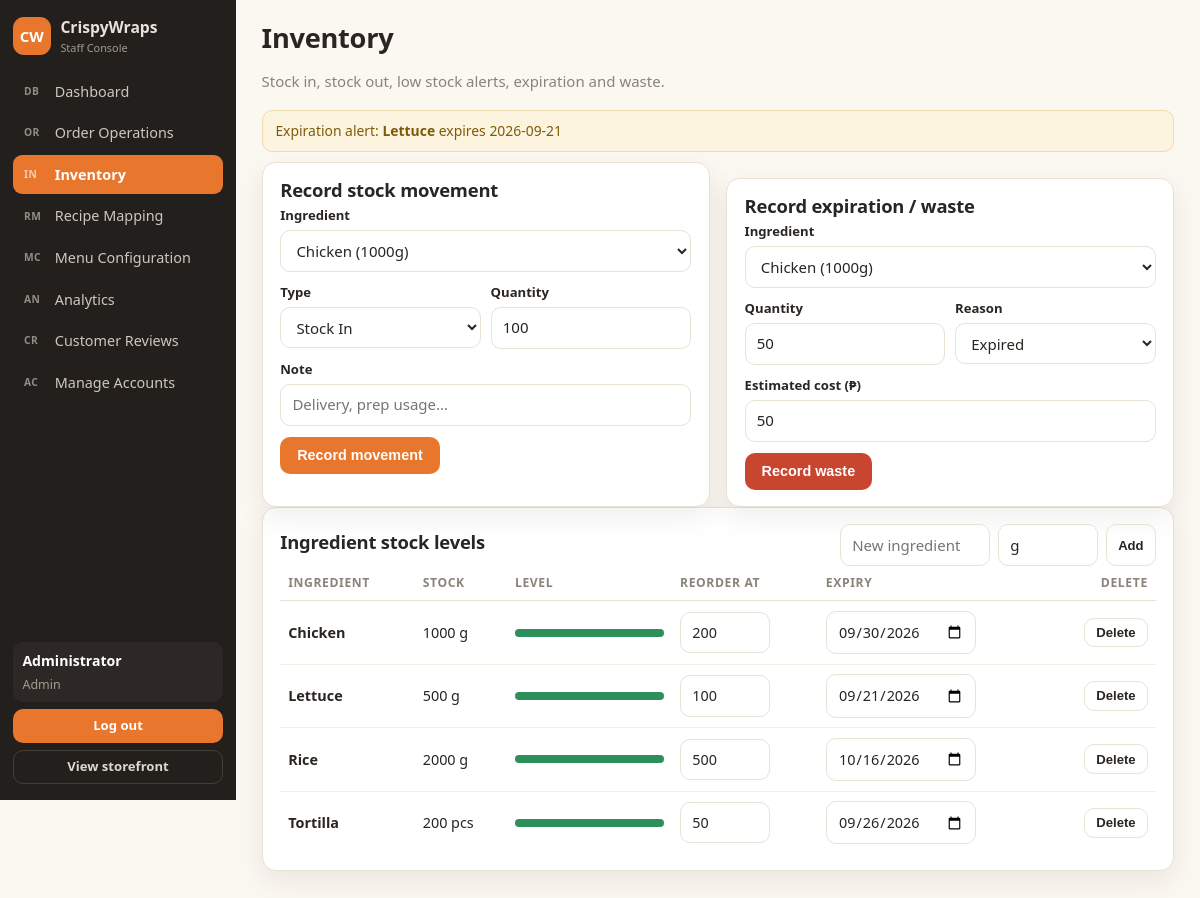
Page /staff/inventory.php (signed in) on the committed database.
### tables this page shows
CREATE TABLE IF NOT EXISTS `ingredients` (
  `id` int(11) NOT NULL AUTO_INCREMENT,
  `name` varchar(150) NOT NULL,
  `unit` varchar(20) NOT NULL DEFAULT 'g',
  `stock` int(11) NOT NULL DEFAULT 0,
  `reorder` int(11) NOT NULL DEFAULT 100,
  `expiry` date DEFAULT NULL,
  PRIMARY KEY (`id`),
  KEY `idx_ingredients_name` (`name`)
);

### staff/inventory.php (the view, shortened to what this page needs)
<?php
include '../config/db.php';
$ingredients = $pdo->query("SELECT * FROM ingredients ORDER BY name ASC")->fetchAll();
?>
<!doctype html>
<html lang="en">
<head>
<link rel="stylesheet" href="../css/styles.css" />
</head>
<body>
<div class="staff-layout">
  <?php include '../includes/staff-sidebar.php'; ?>
  <main class="staff-main">
    <div class="page-head"><h1>Inventory</h1><p class="muted">Stock in, stock out, low stock alerts, expiration and waste.</p></div>
    <div id="alerts">
      <?php
      foreach ($ingredients as $i) {
          if ($i['expiry'] && strtotime($i['expiry']) <= strtotime('+5 days')) {
              echo "<div class='alert warn'>Expiration alert: <strong>" . htmlspecialchars($i['name'])
                  . "</strong> expires " . htmlspecialchars($i['expiry']) . "</div>";
          }
      }
      ?>
    </div>
    <div class="grid g2">
      <div class="card">
        <h2>Record stock movement</h2>
        <form method="POST">
          <div class="field"><label>Ingredient</label>
            <select name="ingredient_id">
              <?php foreach ($ingredients as $i): ?>
                <option value="<?= (int)$i['id'] ?>">
                  <?= htmlspecialchars($i['name']) ?> (<?= (int)$i['stock'] ?><?= htmlspecialchars($i['unit']) ?>)
                </option>
              <?php endforeach; ?>
            </select>
          </div>
          <div class="row">
            <div class="field grow"><label>Type</label>
              <select name="type">
                <option value="IN">Stock In</option>
              </select>
            </div>
            <div class="field grow"><label>Quantity</label>
              <input name="qty" type="number" min="1" value="100" required />
            </div>
          </div>
          <div class="field"><label>Note</label><input name="note" placeholder="Delivery, prep usage…" /></div>
          <button type="submit" class="btn">Record movement</button>
        </form>
      </div>
      <div class="card">
        <h2>Record expiration / waste</h2>
        <form method="POST">
          <div class="field"><label>Ingredient</label>
            <select name="ingredient_id">
              <?php foreach ($ingredients as $i): ?>
                <option value="<?= (int)$i['id'] ?>">
                  <?= htmlspecialchars($i['name']) ?> (<?= (int)$i['stock'] ?><?= htmlspecialchars($i['unit']) ?>)
                </option>
              <?php endforeach; ?>
            </select>
          </div>
          <div class="row">
            <div class="field grow"><label>Quantity</label><input name="qty" type="number" min="1" value="50" required /></div>
            <div class="field grow"><label>Reason</label>
              <select name="reason">
                <option>Expired</option><option>Spoiled</option>
              </select>
            </div>
          </div>
          <div class="field"><label>Estimated cost (₱)</label>
            <input name="cost" type="number" min="0" value="50" step="0.01" />
          </div>
          <button type="submit" class="btn danger">Record waste</button>
        </form>
      </div>
    </div>
    <div class="card">
      <div class="spread"><h2>Ingredient stock levels</h2>
        <form method="POST" style="margin:0; display:flex; gap:.5rem;">
          <input name="name" placeholder="New ingredient" required style="width:150px">
          <input name="unit" placeholder="Unit (g, pcs)" value="g" required style="width:100px">
          <button type="submit" class="btn ghost sm">Add</button>
        </form>
      </div>
      <div class="table-wrap">
        <table>
          <thead>
            <tr><th>Ingredient</th><th>Stock</th><th>Level</th><th>Reorder at</th><th>Expiry</th><th class="right">Delete</th></tr>
          </thead>
          <tbody>
            <?php foreach ($ingredients as $i):
              $pct = min(100, round(($i['stock'] / max(1, $i['reorder'] * 2)) * 100));
              $low = $i['stock'] <= $i['reorder'];
              $bg  = $low ? '#c8452f' : '#2f8f5b';
            ?>
            <tr>
              <td><strong><?= htmlspecialchars($i['name']) ?></strong></td>
              <td>
                <?= (int)$i['stock'] ?> <?= htmlspecialchars($i['unit']) ?>
              </td>
              <td style="min-width:120px">
                <div class="bar"><i style="width:<?= $pct ?>%;background:<?= $bg ?>"></i></div>
              </td>
              <td>
                <form method="POST" style="margin:0">
                  <input name="reorder" type="number" value="<?= (int)$i['reorder'] ?>"
                         onchange="this.form.submit()" style="width:90px" />
                </form>
              </td>
              <td>
                <form method="POST" style="margin:0">
                  <input name="expiry" type="date" value="<?= htmlspecialchars($i['expiry']) ?>"
                         onchange="this.form.submit()" style="width:150px" />
                </form>
              </td>
              <td class="right">
                <form method="POST" style="margin:0" onsubmit="return confirm('Delete this ingredient?');">
                  <button type="submit" class="btn ghost sm">Delete</button>
                </form>
              </td>
            </tr>
            <?php endforeach; ?>
          </tbody>
        </table>
      </div>
    </div>
  </main>
</div>
</body>
</html>

### css/styles.css (style rules this page uses)
:root { --bg: #fbf7f1; --surface: #ffffff; --ink: #2a2521; --muted: #8a8378; --line: #e9e1d6; --brand: #e8762c; --brand-dark: #c25c19; --char: #221f1c; --green: #2f8f5b; --red: #c8452f; --amber: #d99a11; --radius: 14px; --shadow: 0 10px 28px rgba(50, 38, 26, 0.08); }
* { box-sizing: border-box; }
html, body { margin: 0; padding: 0; }
body { font-family: "Segoe UI", system-ui, -apple-system, Roboto, Arial, sans-serif; background: var(--bg); color: var(--ink); font-size: 15px; line-height: 1.5; }
h1, h2, h3 { margin: 0 0 .35rem; line-height: 1.2; letter-spacing: -.01em; }
h1 { font-size: 1.7rem; }
h2 { font-size: 1.15rem; }
.muted { color: var(--muted); }
.right { text-align: right; }
.row { display: flex; gap: .6rem; align-items: center; flex-wrap: wrap; }
.spread { display: flex; justify-content: space-between; align-items: center; gap: 1rem; flex-wrap: wrap; }
.grow { flex: 1; }
.btn { display: inline-flex; align-items: center; gap: .4rem; background: var(--brand); color: #fff; border: 1px solid transparent; padding: .6rem 1rem; border-radius: 10px; font-weight: 600; font-size: .9rem; cursor: pointer; transition: .15s; }
.btn.sm { padding: .4rem .7rem; font-size: .82rem; }
.btn.ghost { background: transparent; color: var(--ink); border-color: var(--line); }
.btn.danger { background: var(--red); }
input, select, textarea { font: inherit; padding: .55rem .7rem; border: 1px solid var(--line); border-radius: 10px; background: #fff; color: var(--ink); width: 100%; }
label { display: block; font-size: .82rem; font-weight: 600; margin-bottom: .25rem; }
.field { margin-bottom: .7rem; }
.card { background: var(--surface); border: 1px solid var(--line); border-radius: var(--radius); box-shadow: var(--shadow); padding: 1rem 1.1rem; }
.card + .card { margin-top: 1rem; }
.grid { display: grid; gap: 1rem; }
.g2 { grid-template-columns: repeat(auto-fit, minmax(300px, 1fr)); }
table { width: 100%; border-collapse: collapse; font-size: .9rem; }
th { text-align: left; color: var(--muted); font-size: .76rem; text-transform: uppercase; letter-spacing: .05em; padding: .5rem .5rem; border-bottom: 1px solid var(--line); }
td { padding: .6rem .5rem; border-bottom: 1px solid #f3ede4; vertical-align: middle; }
tr:last-child td { border-bottom: 0; }
.table-wrap { overflow-x: auto; }
.staff-layout { display: flex; min-height: 100vh; }
.staff-main { flex: 1; padding: 1.4rem 1.6rem 3rem; overflow-x: hidden; }
.page-head { margin-bottom: 1.1rem; }
.alert { border-radius: 10px; padding: .6rem .8rem; font-size: .87rem; border: 1px solid; margin-bottom: .6rem; }
.alert.warn { background: #fdf4e0; border-color: #f0dcae; color: #7d5b06; }
.bar { height: 8px; background: #f0eae1; border-radius: 999px; overflow: hidden; }
.bar i { display: block; height: 100%; background: var(--brand); }

### rows in the picture
ingredients: name "Lettuce", expiry "2026-09-21", stock "500", unit "g", reorder "100", expiry "09/21/2026"
ingredients: name "Chicken", stock "1000", unit "g", reorder "200", expiry "09/30/2026"
ingredients: name "Rice", stock "2000", unit "g", reorder "500", expiry "10/16/2026"
ingredients: name "Tortilla", stock "200", unit "pcs", reorder "50", expiry "09/26/2026"

### other values in the picture
$info[1] "DB"
$info[0] "Dashboard"
$info[1] "OR"
$info[0] "Order Operations"
$info[1] "IN"
$info[0] "Inventory"
$info[1] "RM"
$info[0] "Recipe Mapping"
$info[1] "MC"
$info[0] "Menu Configuration"
$info[1] "AN"
$info[0] "Analytics"
$info[1] "CR"
$info[0] "Customer Reviews"
$info[1] "AC"
